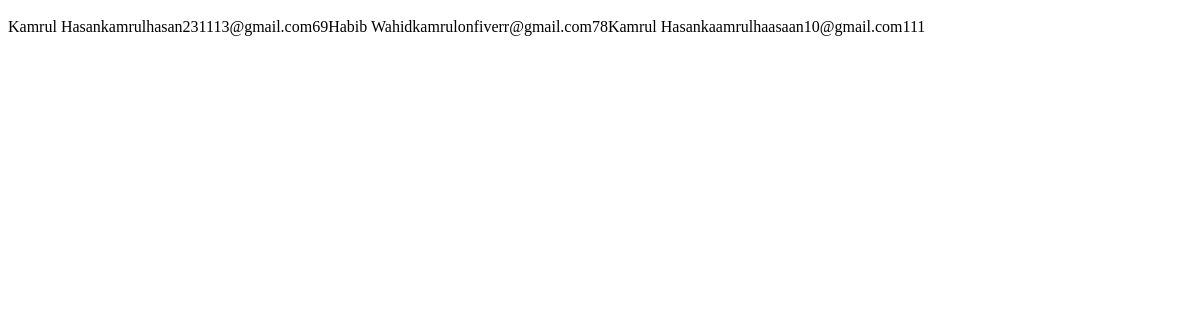
Before: /showing-data.php with the older database file.
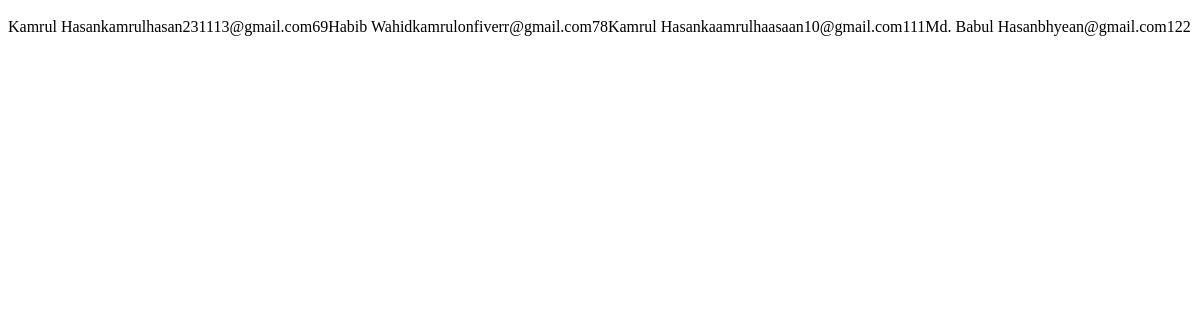
After: the same page with the newer database file.
### tables this page shows
CREATE TABLE `tbl_student_registration` (
  `student_full_name` text NOT NULL,
  `student_email` varchar(100) NOT NULL,
  `student_password` varchar(50) NOT NULL,
  `student_border_number` int(11) NOT NULL,
  `village_or_road_name` varchar(100) NOT NULL,
  `post_office_name` varchar(100) NOT NULL,
  `sub_district_name` varchar(100) NOT NULL,
  `district_name` varchar(100) NOT NULL
);

### showing-data.php (the view, shortened to what this page needs)
<!DOCTYPE html>
<html lang="en">
<head>
</head>
<body>
    <table class="student-information-table">
        <tr>
            <th><?php $heading_for_student_full_name ?></th>
            <th><?php $heading_for_student_email ?></th>
            <th><?php $heading_for_student_border_number ?></th>
            <th><?php $heading_for_student_village_or_road_name ?></th>
            <th><?php $heading_for_student_post_office ?></th>
            <th><?php $heading_for_student_sub_district_name ?></th>
            <th><?php $heading_for_student_district_name ?></th>
        </tr>
        <tr>
            <td><?php $student_full_name ?></td>
            <td><?php $student_email ?></td>
            <td><?php $student_border_number?></td>
            <td><?php $student_village_or_road_name?></td>
            <td><?php $student_post_office?></td>
            <td><?php $student_sub_district_name?></td>
            <td><?php $student_district_name?></td>
        </tr>
    </table>
</body>
</html>
<?php
    $connection = mysqli_connect("localhost", "root", "", "bbsmrh");
    if ($connection->connect_error) {
        die("Connection failed: " . $conn->connect_error);
    }
    else{
        $sql = "SELECT student_full_name, student_email, student_border_number FROM tbl_student_registration";
        $result = $connection->query($sql);
        if ($result->num_rows > 0) {
            while($row = $result->fetch_assoc()) {
                echo "<tr><td>" . $row["student_full_name"]. "</td><td>" . $row["student_email"] . "</td><td>"
                    . $row["student_border_number"]. "</td></tr>";
            }
        }
    }
?>

Changed rows visible on the page:
added tbl_student_registration: student_full_name "Md. Babul Hasan", student_email "bhyean@gmail.com", student_border_number "122"
